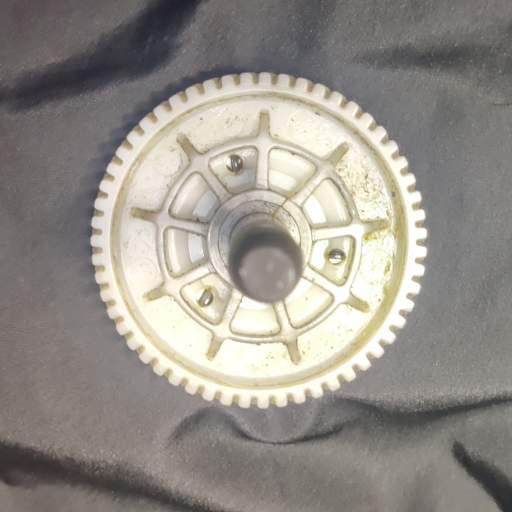
#> input picture images/real_time_gear/rtg6.jpg, 1024 x 1024 px (shown at 1/2 size)
$ python -i dashboard.py   (imports and definitions only)
#> lines starting #> are read from the running program, lines starting #| are printed output that depends on the picture; after the words box and inside, x2 and y2 are one past the last pixel; in counts of white or black regions, pixels touching at a corner belong together
#> further down, picture is the input picture: shape (1024, 1024, 3); mean B, G, R 137.6, 144.6, 149.5
import cv2
import numpy as np
import tkinter as tk
from tkinter import filedialog, ttk, messagebox
from PIL import Image, ImageTk
import threading
import os
import time
import urllib.request
import json

from pipeline.gear_core      import run_core_pipeline
from pipeline.gear_mask      import build_gear_mask
from pipeline.tooth_analysis import (get_contour_signal,
                                      detect_teeth_from_contour,
                                      measure_teeth_from_contour)
from pipeline.sideProfile    import run_sideprofile_pipeline

# ══════════════════════════════════════════════════════════════════════════
# CONFIGURATION
# ══════════════════════════════════════════════════════════════════════════
DEFAULT_TOLERANCES = {
    'tip_diameter_mm'   : (39.0,  41.0),
    'root_diameter_mm'  : (37.5,  39.0),
    'pitch_diameter_mm' : (38.5,  40.0),
    'shaft_diameter_mm' : (2.8,   3.3),
    'tooth_count'       : (71,    71),
    'tooth_width_mm'    : (1.4,   2.0),
    'tooth_depth_mm'    : (0.7,   1.2),
    'circularity'       : (0.75,  1.0),
    'face_width_mm'     : (4.0,   5.5),
    'perp_deviation_deg': (0.0,   2.0),
    'helix_angle_deg'   : (18.0,  24.0),
}

PX_PER_MM      = 20.0
EXPECTED_TEETH = None
GEAR_TYPE      = "helical"

# Temporary capture paths
CAPTURE_ENDFACE   = "results/_capture_endface.jpg"
CAPTURE_SIDE      = "results/_capture_side.jpg"

CONFIG_FILE = "gear_inspection_config.json"

# ── Overlay colours ────────────────────────────────────────────────────────
OVL_CIRCLE  = (0,   200, 255)   # orange-yellow  ring guide
OVL_CENTRE  = (0,   255, 0  )   # green          centre dot / crosshair
OVL_LINES   = (0,   200, 255)   # orange-yellow  horizontal guides
OVL_READY   = (0,   255, 0  )   # green          "gear in zone" flash
OVL_ALPHA   = 0.35              # overlay transparency


# ══════════════════════════════════════════════════════════════════════════
# CAMERA STREAM  (IP Webcam over WiFi)
# ══════════════════════════════════════════════════════════════════════════
class IPCamera:
    """
    Reads frames from an IP Webcam (Android) MJPEG stream.

    Stream URL format:  http://<phone_ip>:8080/video
    Snapshot URL:       http://<phone_ip>:8080/shot.jpg

    Setup on phone:
      1. Install "IP Webcam" by Pavel Khlebovich (Play Store — free)
      2. Open app → scroll to bottom → tap "Start server"
      3. Note the IP address shown on screen
      4. Enter that IP in the dashboard
    """

    # [290 lines left out: functions __init__, connect, _read_loop, get_frame, capture_snapshot, disconnect and 3 more, not called in this run]


def check_sideprofile_position(frame):
    """
    Checks if gear face is visible in the guide zone.
    Returns True if horizontal edges are detected near guide lines.
    """
    try:
        gray    = cv2.cvtColor(frame, cv2.COLOR_BGR2GRAY)
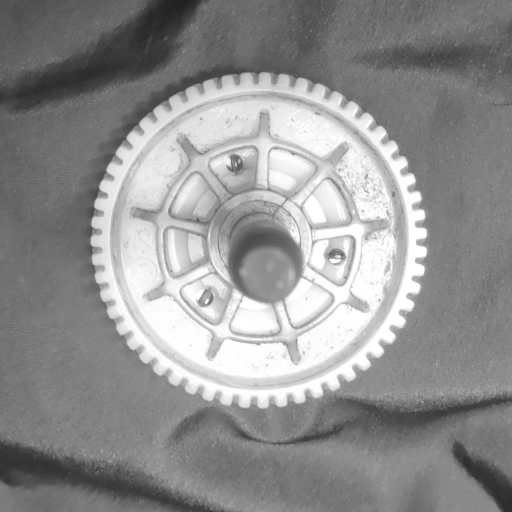
#> gray: shape (1024, 1024) (shown at 1/2 size); min 30, max 255, mean 145.2
        h, w    = gray.shape
#> h = 1024; w = 1024
        top_y   = int(h * 0.38)
#> top_y = 389
        bot_y   = int(h * 0.62)
#> bot_y = 634

        blurred = cv2.GaussianBlur(gray, (5,5), sigmaX=0)
        edges   = cv2.Canny(blurred, 30, 90)
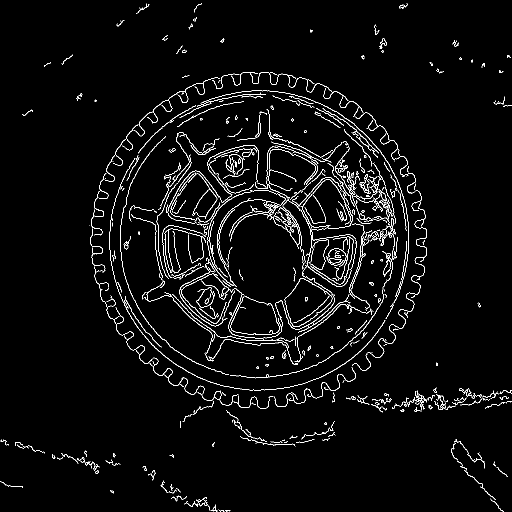
#> edges: shape (1024, 1024) (shown at 1/2 size); 3.3% white in thin lines or dots

        # Check for horizontal edges near guide lines (±20px)
        top_zone = edges[max(0,top_y-20):top_y+20, :]
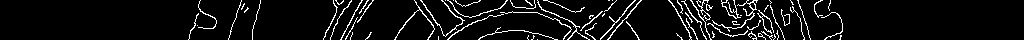
#> top_zone: shape (40, 1024); 6.7% white in thin lines or dots, all inside (x1, y1, x2, y2) = (188, 0, 843, 40)
        bot_zone = edges[max(0,bot_y-20):bot_y+20, :]
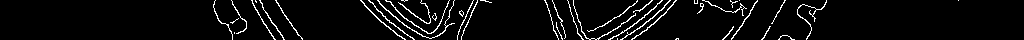
#> bot_zone: shape (40, 1024); 5% white in thin lines or dots, all inside (x1, y1, x2, y2) = (213, 0, 959, 40)

        top_edges = np.sum(top_zone > 0)
#> top_edges = 2745
        bot_edges = np.sum(bot_zone > 0)
#> bot_edges = 2042

        return top_edges > w * 0.15 and bot_edges > w * 0.15

    except Exception:
        return False


# ══════════════════════════════════════════════════════════════════════════
# PIPELINE RUNNERS
# ══════════════════════════════════════════════════════════════════════════
# [122 lines left out: functions run_endface_pipeline, run_side_pipeline, check_tolerances, not called in this run]


# ══════════════════════════════════════════════════════════════════════════
# MAIN DASHBOARD
# ══════════════════════════════════════════════════════════════════════════
class GearDashboard:

    PREVIEW_W = 400    # width of each camera preview panel
    PREVIEW_H = 300    # height of each camera preview panel
    REFRESH   = 100     # ms between frame refreshes (~12 fps)

    # [285 lines left out: functions __init__, _build_ui, _build_camera_panel, _connect_cameras, _disconnect_cameras, not called in this run]

    # ── Live preview loop ──────────────────────────────────────────────────
    def _start_preview_loop(self):
        self._update_previews()

    # [379 lines left out: functions _update_previews, _refresh_one, _load_config, _save_config, _capture_and_inspect, _run_pipeline and 9 more, not called in this run]


# [2 lines not run here, left out]

>>> import cv2
>>> picture = cv2.imread('../images/real_time_gear/rtg6.jpg')
>>> result = check_sideprofile_position(picture)
#> result = True
